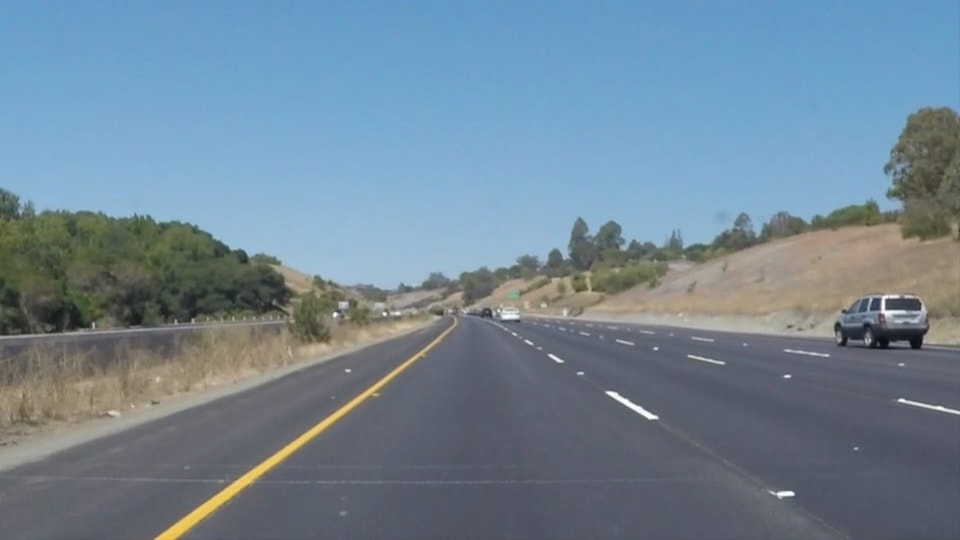
#> input picture test_images/solidYellowCurve.jpg, 960 x 540 px
$ jupyter execute --allow-errors P1.ipynb   (shell and % lines are left out)
#> lines starting #> are read from the running program, lines starting #| are printed output that depends on the picture; after the words box and inside, x2 and y2 are one past the last pixel; in counts of white or black regions, pixels touching at a corner belong together
# Self-Driving Car Engineer Nanodegree

## Project: **Finding Lane Lines on the Road**
***
In this project, you will use the tools you learned about in the lesson to identify lane lines on the road.  You can develop your pipeline on a series of individual images, and later apply the result to a video stream (really just a series of images). Check out the video clip "raw-lines-example.mp4" (also contained in this repository) to see what the output should look like after using the helper functions below.

Once you have a result that looks roughly like "raw-lines-example.mp4", you'll need to get creative and try to average and/or extrapolate the line segments you've detected to map out the full extent of the lane lines.  You can see an example of the result you're going for in the video "P1_example.mp4".  Ultimately, you would like to draw just one line for the left side of the lane, and one for the right.

In addition to implementing code, there is a brief writeup to complete. The writeup should be completed in a separate file, which can be either a markdown file or a pdf document. There is a [write up template](https://github.com/udacity/CarND-LaneLines-P1/blob/master/writeup_template.md) that can be used to guide the writing process. Completing both the code in the Ipython notebook and the writeup template will cover all of the [rubric points](https://review.udacity.com/#!/rubrics/322/view) for this project.

---
Let's have a look at our first image called 'test_images/solidWhiteRight.jpg'.  Run the 2 cells below (hit Shift-Enter or the "play" button above) to display the image.

**Note: If, at any point, you encounter frozen display windows or other confounding issues, you can always start again with a clean slate by going to the "Kernel" menu above and selecting "Restart & Clear Output".**

---

**The tools you have are color selection, region of interest selection, grayscaling, Gaussian smoothing, Canny Edge Detection and Hough Tranform line detection.  You  are also free to explore and try other techniques that were not presented in the lesson.  Your goal is piece together a pipeline to detect the line segments in the image, then average/extrapolate them and draw them onto the image for display (as below).  Once you have a working pipeline, try it out on the video stream below.**

---

<figure>

 <figcaption>
 <p></p>
 <p style="text-align: center;"> Your output should look something like this (above) after detecting line segments using the helper functions below </p>
 </figcaption>
</figure>
 <p></p>
<figure>

 <figcaption>
 <p></p>
 <p style="text-align: center;"> Your goal is to connect/average/extrapolate line segments to get output like this</p>
 </figcaption>
</figure>

**Run the cell below to import some packages.  If you get an `import error` for a package you've already installed, try changing your kernel (select the Kernel menu above --> Change Kernel).  Still have problems?  Try relaunching Jupyter Notebook from the terminal prompt.  Also, consult the forums for more troubleshooting tips.**

## Import Packages

[cell 1]
#importing some useful packages
import matplotlib.pyplot as plt
import matplotlib.image as mpimg
import numpy as np
import cv2

## Read in an Image

[cell 2]
#reading in an image
image = mpimg.imread('test_images/solidYellowCurve.jpg')
#> image is the input picture: shape (540, 960, 3); mean R, G, B 113, 133.4, 149

#printing out some stats and plotting
print('This image is:', type(image), 'with dimensions:', image.shape)
#| This image is: <class 'numpy.ndarray'> with dimensions: (540, 960, 3)
plt.imshow(image)  # if you wanted to show a single color channel image called 'gray', for example, call as plt.imshow(gray, cmap='gray')

## Ideas for Lane Detection Pipeline

**Some OpenCV functions (beyond those introduced in the lesson) that might be useful for this project are:**

`cv2.inRange()` for color selection
`cv2.fillPoly()` for regions selection
`cv2.line()` to draw lines on an image given endpoints
`cv2.addWeighted()` to coadd / overlay two images
`cv2.cvtColor()` to grayscale or change color
`cv2.imwrite()` to output images to file
`cv2.bitwise_and()` to apply a mask to an image

**Check out the OpenCV documentation to learn about these and discover even more awesome functionality!**

## Helper Functions

Below are some helper functions to help get you started. They should look familiar from the lesson!

[cell 3]
import math

def grayscale(img):
    """Applies the Grayscale transform
    This will return an image with only one color channel
    but NOTE: to see the returned image as grayscale
    (assuming your grayscaled image is called 'gray')
    you should call plt.imshow(gray, cmap='gray')"""
    return cv2.cvtColor(img, cv2.COLOR_RGB2GRAY)
    # Or use BGR2GRAY if you read an image with cv2.imread()
    # return cv2.cvtColor(img, cv2.COLOR_BGR2GRAY)

def canny(img, low_threshold, high_threshold):
    """Applies the Canny transform"""
    return cv2.Canny(img, low_threshold, high_threshold)

def gaussian_blur(img, kernel_size):
    """Applies a Gaussian Noise kernel"""
    return cv2.GaussianBlur(img, (kernel_size, kernel_size), 0)

def region_of_interest(img, vertices):
    """
    Applies an image mask.

    Only keeps the region of the image defined by the polygon
    formed from `vertices`. The rest of the image is set to black.
    `vertices` should be a numpy array of integer points.
    """
    #defining a blank mask to start with
    mask = np.zeros_like(img)

    #defining a 3 channel or 1 channel color to fill the mask with depending on the input image
    if len(img.shape) > 2:
        channel_count = img.shape[2]  # i.e. 3 or 4 depending on your image
        ignore_mask_color = (255,) * channel_count
    else:
        ignore_mask_color = 255

    #filling pixels inside the polygon defined by "vertices" with the fill color
    cv2.fillPoly(mask, vertices, ignore_mask_color)

    #returning the image only where mask pixels are nonzero
    masked_image = cv2.bitwise_and(img, mask)
    return masked_image

def draw_lines(img, lines, color=[255, 0, 0], thickness=15):
    """
    NOTE: this is the function you might want to use as a starting point once you want to
    average/extrapolate the line segments you detect to map out the full
    extent of the lane (going from the result shown in raw-lines-example.mp4
    to that shown in P1_example.mp4).

    Think about things like separating line segments by their
    slope ((y2-y1)/(x2-x1)) to decide which segments are part of the left
    line vs. the right line.  Then, you can average the position of each of
    the lines and extrapolate to the top and bottom of the lane.

    This function draws `lines` with `color` and `thickness`.
    Lines are drawn on the image inplace (mutates the image).
    If you want to make the lines semi-transparent, think about combining
    this function with the weighted_img() function below
    """

    if lines is not None:
        img_shape = img.shape
        right_lines = []
        left_lines = []

        left_lane_longest = {'length':0,
                             'm':None,
                             'b':None}
        right_lane_longest = {'length':0,
                              'm':None,
                              'b':None}

        for line in lines:
            for x1,y1,x2,y2 in line:
                if x2==x1:
                    continue
                slope = (y2-y1)/(x2-x1)
                if slope > 0.4:
                    right_lines.append([x1,y1])
                    right_lines.append([x2,y2])
                elif slope < -0.4:
                    left_lines.append([x1,y1])
                    left_lines.append([x2,y2])

        if len(right_lines) >= 2:
            for x1,y1 in right_lines[:-1]:
                for x2,y2 in right_lines[1:]:
                    distance = np.sqrt((y2-y1)**2+(x2-x1)**2)
                    if distance > left_lane_longest['length']:
                        left_lane_longest['length'] = distance
                        left_lane_longest['m']  = abs(float(y1 - y2)/(x1 - x2))
                        left_lane_longest['b']  = y1 - left_lane_longest['m']*x1


            y1 = img_shape[0]
            x1 = int((y1 - left_lane_longest['b'])/left_lane_longest['m'])
            y2 = int(y1/1.6)
            x2 = int((y2 - left_lane_longest['b'])/left_lane_longest['m'])
            cv2.line(img, (x1, y1), (x2, y2), color, thickness)

        if len(left_lines) >= 2:
            for x1,y1 in left_lines[:-1]:
                for x2,y2 in left_lines[1:]:
                    distance = np.sqrt((y2-y1)**2+(x2-x1)**2)
                    if distance > right_lane_longest['length']:
                        right_lane_longest['length'] = distance
                        right_lane_longest['m']  = -abs(float(y1 - y2)/(x1 - x2))
                        right_lane_longest['b']  = y1 - right_lane_longest['m']*x1

            y1 = img_shape[0]
            x1 = int((y1 - right_lane_longest['b'])/right_lane_longest['m'])
            y2 = int(y1/1.6)
            x2 = int((y2 - right_lane_longest['b'])/right_lane_longest['m'])
            cv2.line(img, (x1, y1), (x2, y2), color, thickness)


def hough_lines(img, rho, theta, threshold, min_line_len, max_line_gap):
    """
    `img` should be the output of a Canny transform.

    Returns an image with hough lines drawn.
    """
    lines = cv2.HoughLinesP(img, rho, theta, threshold, np.array([]), minLineLength=min_line_len, maxLineGap=max_line_gap)
    line_img = np.zeros((img.shape[0], img.shape[1], 3), dtype=np.uint8)
    draw_lines(line_img, lines)
    return line_img

# Python 3 has support for cool math symbols.

def weighted_img(img, initial_img, α=0.8, β=1., γ=0.):
    """
    `img` is the output of the hough_lines(), An image with lines drawn on it.
    Should be a blank image (all black) with lines drawn on it.

    `initial_img` should be the image before any processing.

    The result image is computed as follows:

    initial_img * α + img * β + γ
    NOTE: initial_img and img must be the same shape!
    """
    return cv2.addWeighted(initial_img, α, img, β, γ)

## Test Images

Build your pipeline to work on the images in the directory "test_images"
**You should make sure your pipeline works well on these images before you try the videos.**

[cell 4]
import os
array = os.listdir("test_images/")

## Build a Lane Finding Pipeline

Build the pipeline and run your solution on all test_images. Make copies into the `test_images_output` directory, and you can use the images in your writeup report.

Try tuning the various parameters, especially the low and high Canny thresholds as well as the Hough lines parameters.

[cell 5]
# TODO: Build your pipeline that will draw lane lines on the test_images
# then save them to the test_images_output directory.
result_images = []
for image in array:
    initial_image= mpimg.imread('test_images/'+image)  #get images
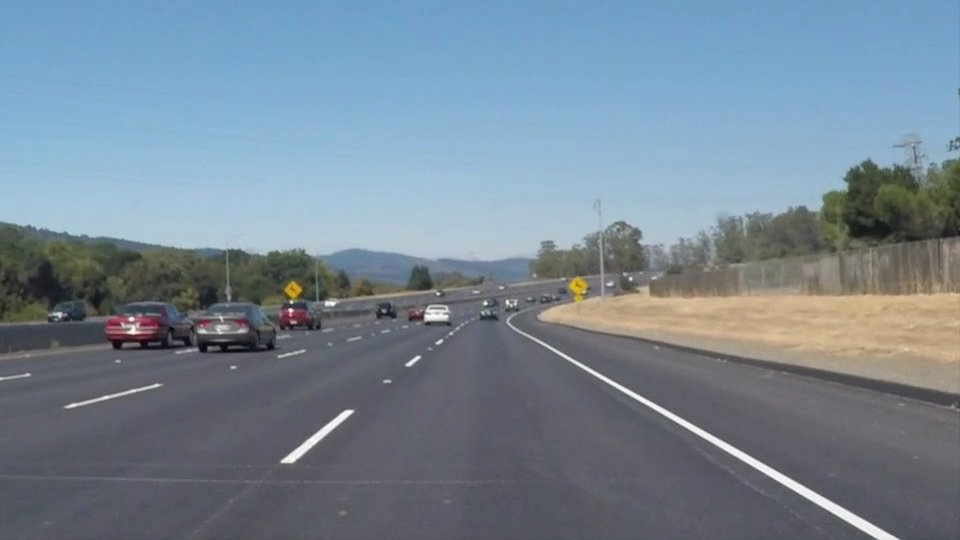
#> input picture test_images/solidWhiteCurve.jpg, 960 x 540 px
#> initial_image is the input picture: shape (540, 960, 3); mean R, G, B 118.5, 134.5, 148.1
    image= np.copy(initial_image)
    gray = grayscale(image)
#> in grayscale, `return cv2.cvtColor(img, cv2.COLOR_RGB2GRAY)`:
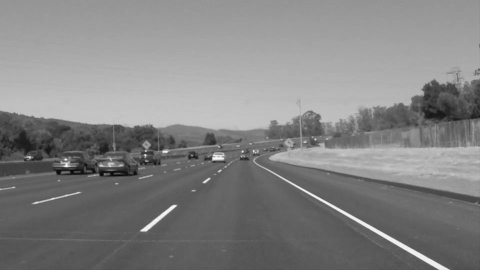
#> returned value: shape (540, 960) (shown at 1/2 size); min 5, max 255, mean 131.2
    kernel_size = 5
    blur_gray = gaussian_blur(gray, kernel_size)
    low_threshold = 50
    high_threshold = 150
    edge_image = canny(blur_gray, low_threshold, high_threshold)
#> in canny, `return cv2.Canny(img, low_threshold, high_threshold)`:
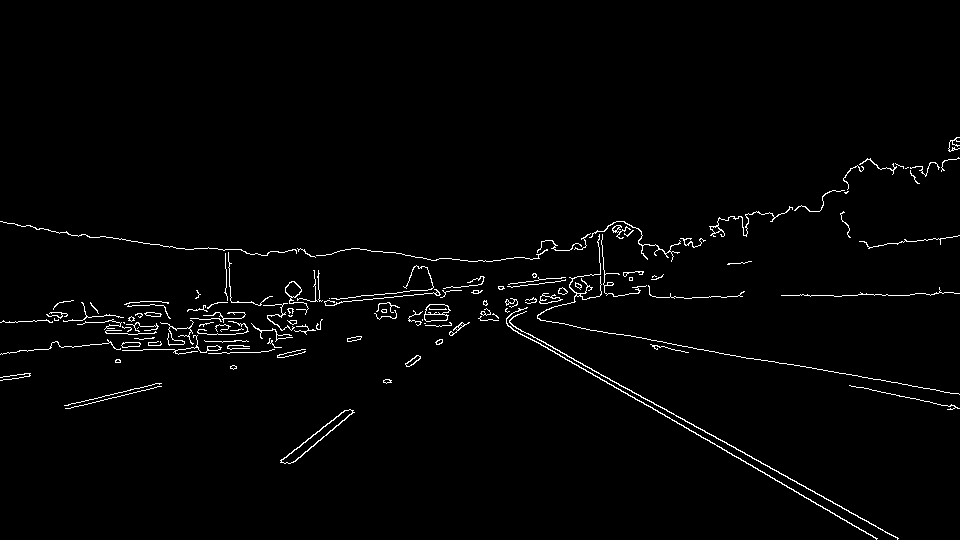
#> returned value: shape (540, 960); 1.7% white in thin lines or dots, all inside (x1, y1, x2, y2) = (0, 137, 960, 540)
    imshape = image.shape
    vertices = np.array([[(0,imshape[0]),(480, 320), (510, 320), (imshape[1],imshape[0])]], dtype=np.int32)
    image_after_masking = region_of_interest(edge_image, vertices)
#> in region_of_interest, `cv2.fillPoly(mask, vertices, ignore_mask_color)`:
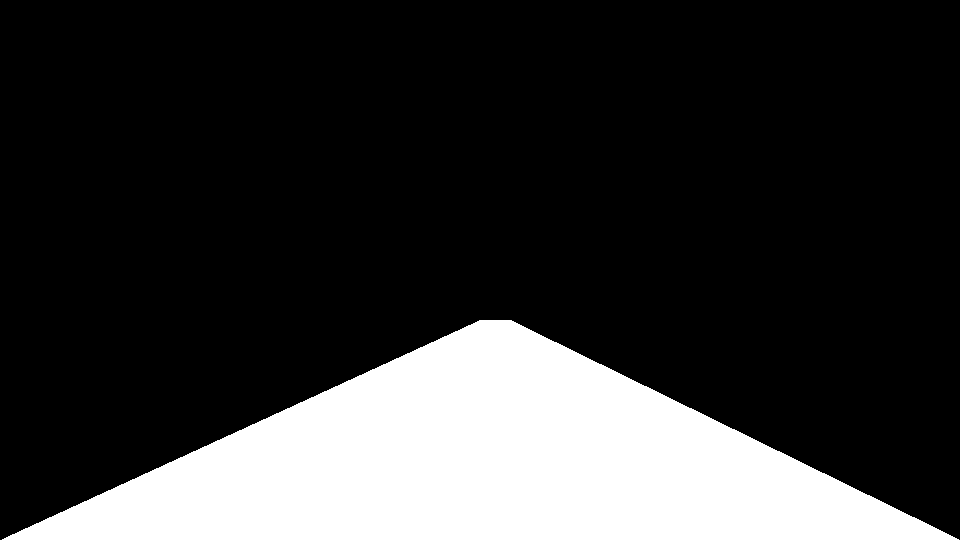
#> mask: shape (540, 960); 21% white; 1 white region, box (x1, y1, x2, y2) and area: (2, 320, 959, 540) 108924
#> in region_of_interest, `masked_image = cv2.bitwise_and(img, mask)`:
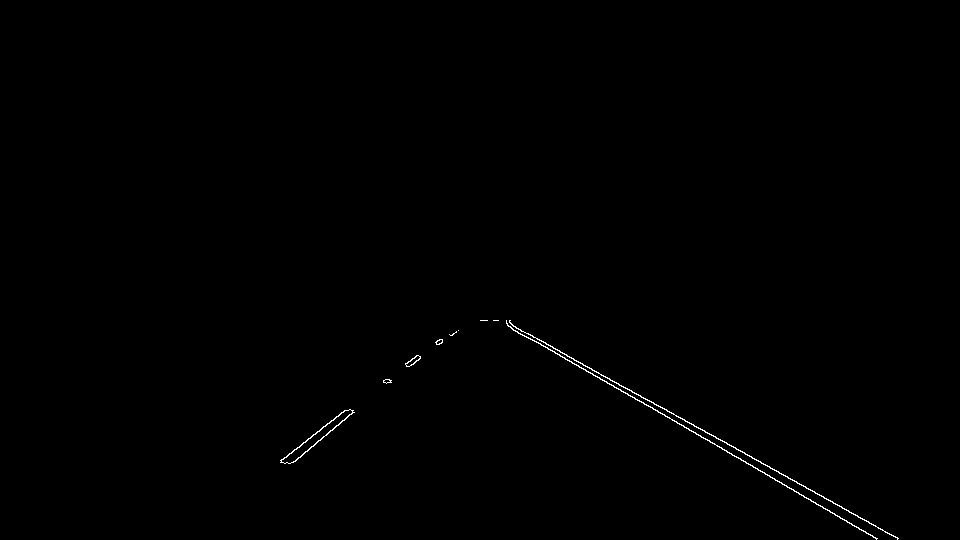
#> masked_image: shape (540, 960); 0.3% white in thin lines or dots, all inside (x1, y1, x2, y2) = (280, 320, 899, 540)
    rho = 1
    theta = np.pi/180
    threshold = 20
    min_line_len = 20
    max_line_gap = 300
    line_image = hough_lines(image_after_masking, rho, theta, threshold, min_line_len, max_line_gap)
#> in hough_lines, `lines = cv2.HoughLinesP(img, rho, theta, threshold, np.array([]), minL..`: lines = [[507, 324, 877, 538], [506, 320, 898, 538], [506, 321, 897, 538], [293, 462, 439, 339], [280, 460, 405, 363], [283, 459, 416, 355], [830, 512, 876, 538], [295, 461, 440, 339], [498, 320, 532, 340], [282, 462, 458, 330]]
#> the loop in draw_lines, `for line in lines:` made 10 passes
#> after the loop in draw_lines, `for line in lines:`: left_lines = [[293, 462], [439, 339], [280, 460], [405, 363], [283, 459], [416, 355], [295, 461], [440, 339], [282, 462], [458, 330]]; right_lines = [[507, 324], [877, 538], [506, 320], [898, 538], [506, 321], [897, 538], [830, 512], [876, 538], [498, 320], [532, 340]]
#> the loop in draw_lines, `for x1,y1 in right_lines[:-1]:` made 9 passes
#> after the loop in draw_lines, `for x1,y1 in right_lines[:-1]:`: left_lane_longest = {'length': 455.5, 'm': 0.545, 'b': 48.59}
#> in draw_lines, `x1 = int((y1 - left_lane_longest['b'])/left_lane_longest['m'])`: x1 = 901
#> in draw_lines, `x2 = int((y2 - left_lane_longest['b'])/left_lane_longest['m'])`: x2 = 529
#> the loop in draw_lines, `for x1,y1 in left_lines[:-1]:` made 9 passes
#> after the loop in draw_lines, `for x1,y1 in left_lines[:-1]:`: right_lane_longest = {'length': 220.4, 'm': -0.73, 'b': 664.5}
#> in draw_lines, `x1 = int((y1 - right_lane_longest['b'])/right_lane_longest['m'])`: x1 = 170
#> in draw_lines, `x2 = int((y2 - right_lane_longest['b'])/right_lane_longest['m'])`: x2 = 448
#> in draw_lines, `cv2.line(img, (x1, y1), (x2, y2), color, thickness)`:
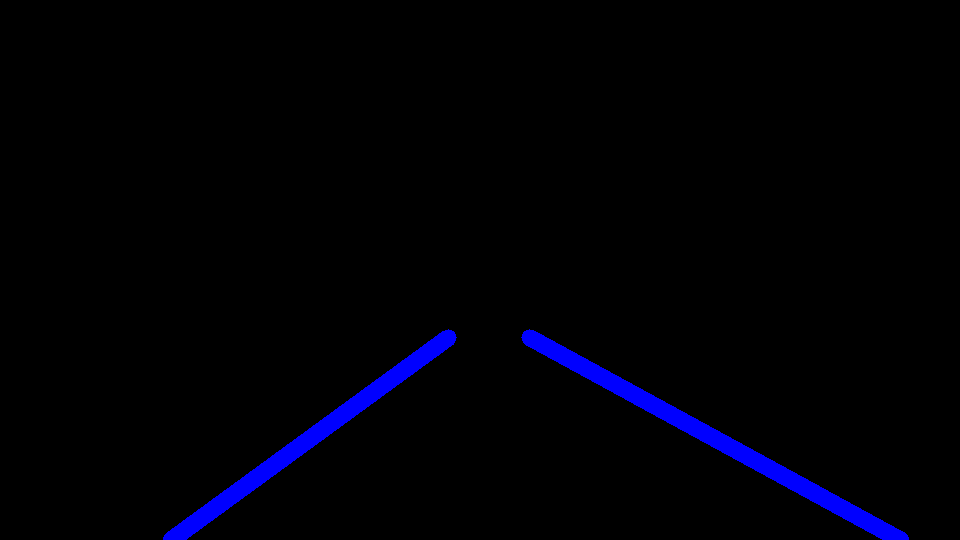
#> img: shape (540, 960, 3); mean of channels 0, 1, 2 6.5, 0, 0; drawn as B, G, R
    result_image = weighted_img(line_image, image, α=1.0, β=0.95, γ=0.)
#> in weighted_img, `return cv2.addWeighted(initial_img, α, img, β, γ)`:
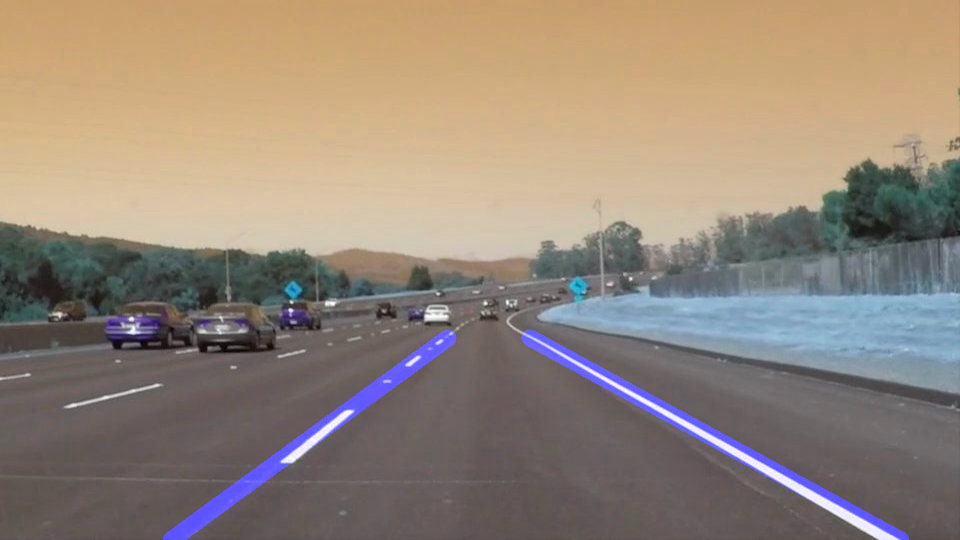
#> returned value: shape (540, 960, 3); mean of channels 0, 1, 2 121.8, 134.5, 148.1; drawn as B, G, R
    result_images.append(result_image)

for image in result_images: # printing images
    plt.figure()
    plt.imshow(image)
#> this loop made 3 passes
